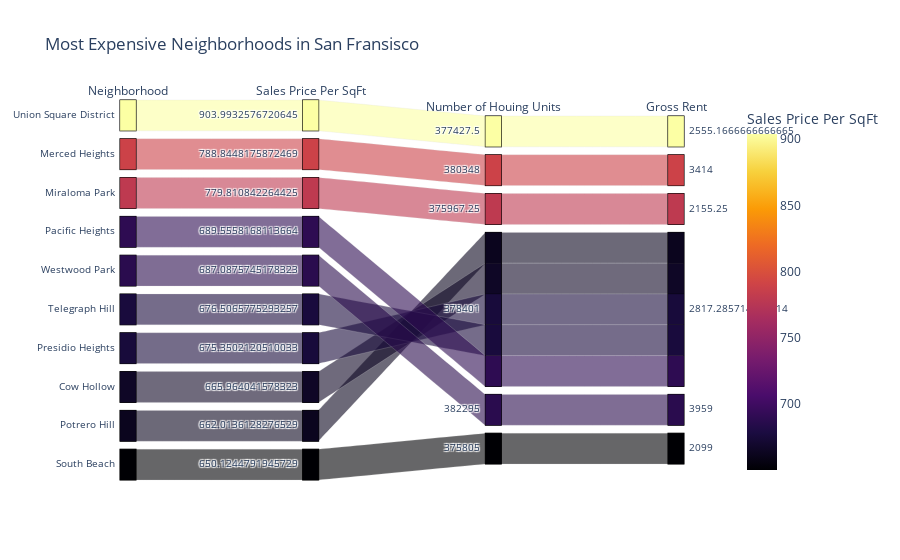

Notebook source saved alongside this figure:
### Markdown cell above
### Create a parallel coordinates plot and parallel categories plot of most expensive neighborhoods in San Francisco per year

### Code cell
# Parallel Categories Plot
parallel_categories_plot = px.parallel_categories(
    expensive_neighborhoods,
    dimensions = ['neighborhood', 'sale_price_sqr_foot', 'housing_units', 'gross_rent'],
    title='Most Expensive Neighborhoods in San Fransisco',
    color='sale_price_sqr_foot',
    color_continuous_scale=px.colors.sequential.Inferno,
    labels={
        "neighborhood": "Neighborhood",
        "sale_price_sqr_foot": "Sales Price Per SqFt",
        "housing_units": "Number of Houing Units",
        "gross_rent": "Gross Rent"})

parallel_categories_plot

### Figure 1 — Plotly figure (JSON) as saved in the notebook; plotly's stock layout.template omitted (floating-point values rounded to 4 significant figures)
{"data": [{"dimensions": [{"label": "Neighborhood", "values": ["Union Square District", "Merced Heights", "Miraloma Park", "Pacific Heights", "Westwood Park", "Telegraph Hill", "Presidio Heights", "Cow Hollow", "Potrero Hill", "South Beach"]}, {"label": "Sales Price Per SqFt", "values": [904.0, 788.8, 779.8, 689.6, 687.1, 676.5, 675.4, 666.0, 662.0, 650.1]}, {"label": "Number of Houing Units", "values": [377400.0, 380348, 376000.0, 378401, 382295, 378401, 378401, 378401, 378401, 375805]}, {"label": "Gross Rent", "values": [2555.0, 3414, 2155.0, 2817.0, 3959, 2817.0, 2817.0, 2817.0, 2817.0, 2099]}], "domain": {"x": [0, 1], "y": [0, 1]}, "line": {"color": [904.0, 788.8, 779.8, 689.6, 687.1, 676.5, 675.4, 666.0, 662.0, 650.1], "coloraxis": "coloraxis"}, "name": "", "type": "parcats"}], "layout": {"autosize": true, "coloraxis": {"colorbar": {"title": {"text": "Sales Price Per SqFt"}}, "colorscale": [[0, "#000004"], [0.1111, "#1b0c41"], [0.2222, "#4a0c6b"], [0.3333, "#781c6d"], [0.4444, "#a52c60"], [0.5556, "#cf4446"], [0.6667, "#ed6925"], [0.7778, "#fb9b06"], [0.8889, "#f7d13d"], [1, "#fcffa4"]]}, "legend": {"tracegroupgap": 0}, "title": {"text": "Most Expensive Neighborhoods in San Fransisco"}}}
